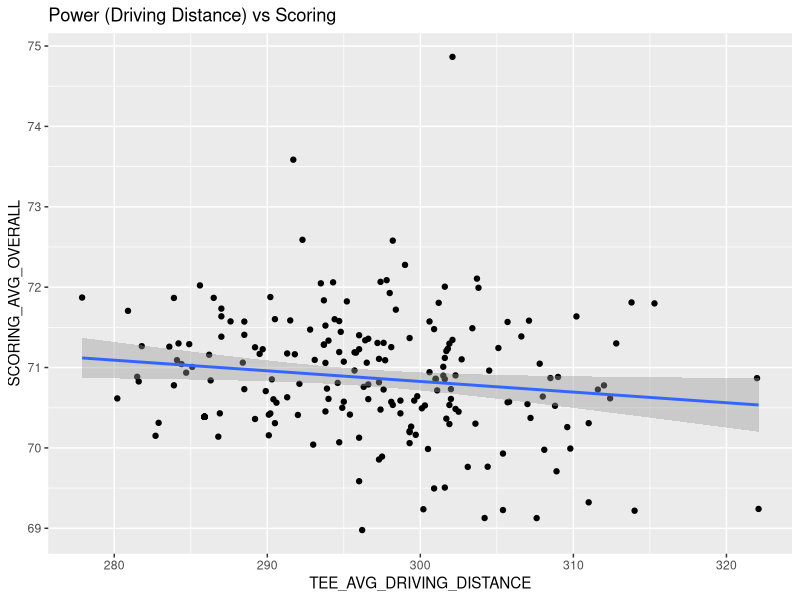
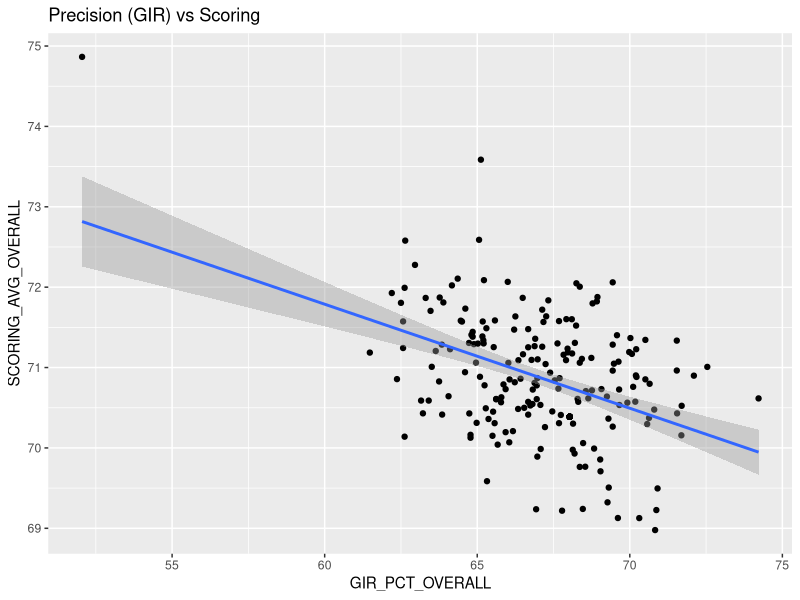
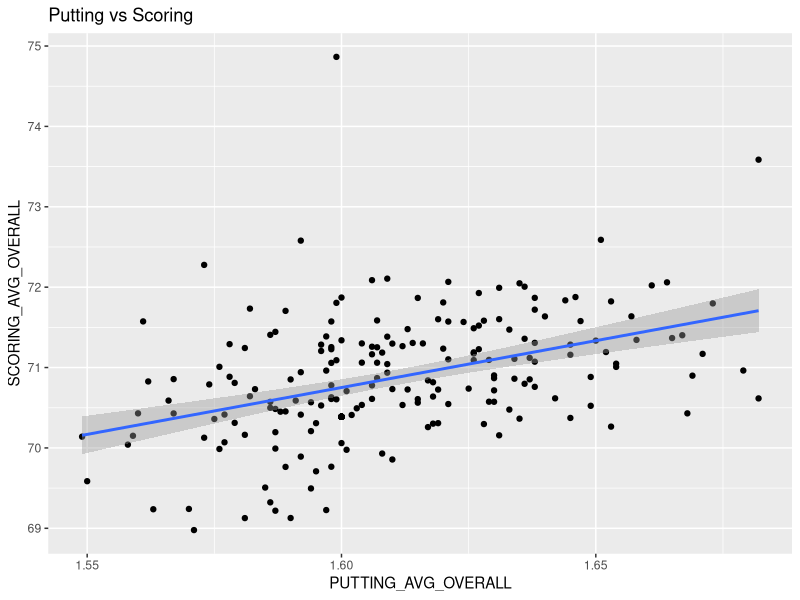
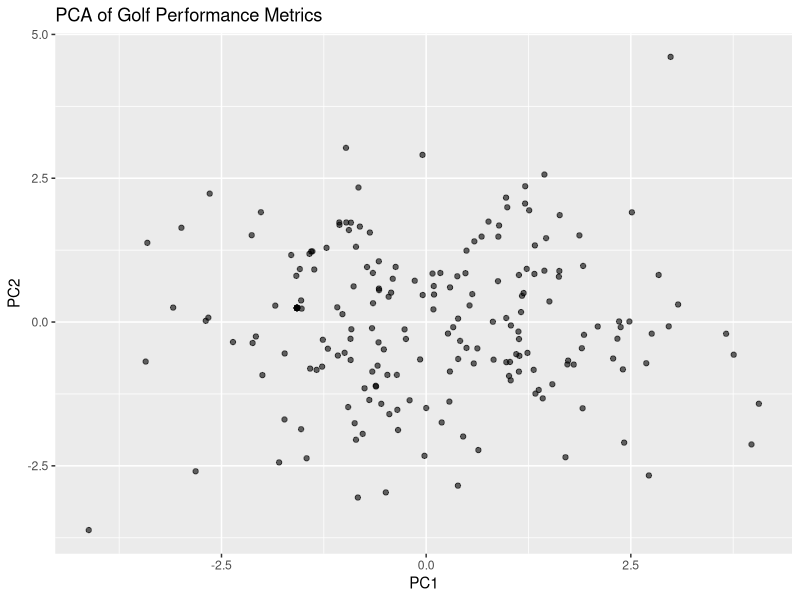

Reproduce these figures in R, in order.
## ---- chunk 1
knitr::opts_chunk$set(echo = FALSE)
knitr::opts_chunk$set(echo = FALSE)
library(tidyverse)
library(ggplot2)

golf <- read.csv("pga_tour_stats_2020.csv")
golf_clean <- golf %>%
  select(
    SCORING_AVG_OVERALL,
    TEE_AVG_DRIVING_DISTANCE,
    TEE_AVG_CLUB_HEAD_SPEED,
    TEE_DRIVING_ACCURACY_PCT,
    GIR_PCT_OVERALL,
    PUTTING_AVG_OVERALL
  ) %>%
  na.omit()
## ---- chunk 2

ggplot(golf_clean, aes(TEE_AVG_DRIVING_DISTANCE, SCORING_AVG_OVERALL)) +
  geom_point() +
  geom_smooth(method = "lm") +
  labs(title = "Power (Driving Distance) vs Scoring")
## ---- chunk 3
ggplot(golf_clean, aes(GIR_PCT_OVERALL, SCORING_AVG_OVERALL)) +
  geom_point() +
  geom_smooth(method = "lm") +
  labs(title = "Precision (GIR) vs Scoring")
## ---- chunk 4
ggplot(golf_clean, aes(PUTTING_AVG_OVERALL, SCORING_AVG_OVERALL)) +
  geom_point() +
  geom_smooth(method = "lm") +
  labs(title = "Putting vs Scoring")
## ---- chunk 5
model <- lm(
  SCORING_AVG_OVERALL ~ 
    TEE_AVG_DRIVING_DISTANCE +
    TEE_AVG_CLUB_HEAD_SPEED +
    TEE_DRIVING_ACCURACY_PCT +
    GIR_PCT_OVERALL +
    PUTTING_AVG_OVERALL,
  data = golf_clean
)

summary(model)
## ---- chunk 6
pca_data <- golf_clean %>%
  select(
    TEE_AVG_DRIVING_DISTANCE,
    TEE_AVG_CLUB_HEAD_SPEED,
    TEE_DRIVING_ACCURACY_PCT,
    GIR_PCT_OVERALL,
    PUTTING_AVG_OVERALL
  )

pca <- prcomp(pca_data, scale = TRUE)

# Get PCA scores (player positions)
pca_scores <- as.data.frame(pca$x)

ggplot(pca_scores, aes(PC1, PC2)) +
  geom_point(alpha = 0.6) +
  labs(title = "PCA of Golf Performance Metrics",
       x = "PC1",
       y = "PC2")
